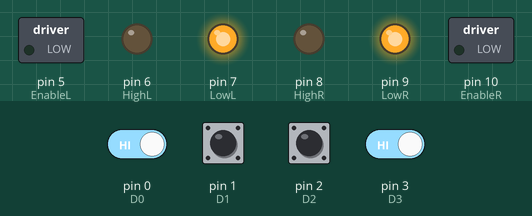
A sketch run on a simulated Arduino Uno, built with avr-gcc and run on an emulated ATmega328P. Shown: switched loads named in the sketch (green lamp = pin HIGH), output pins drawn as LEDs (lit = HIGH). The inputs (shaded band) are chosen by the test bench; at power-on: pin 0 (D0), pin 1 (D1), pin 2 (D2), pin 3 (D3) HIGH.

Above: at 1.2 s.
1.3 s: pin 0 (D0) driven LOW and pin 3 (D3) driven LOW
At 1.6 s:
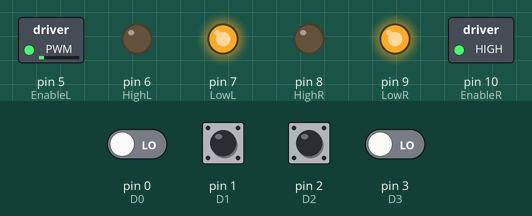
2.8 s: pin 1 (D1) pulled LOW for 0.15 s
At 2.87 s:
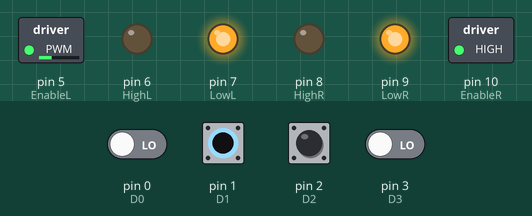
4.4 s: pin 2 (D2) pulled LOW for 0.15 s
At 4.47 s:
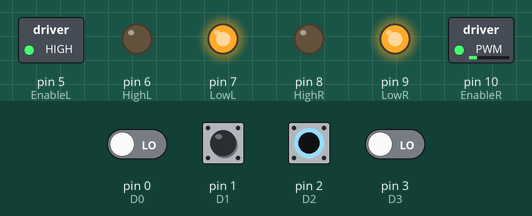
6.0 s: pin 1 (D1) pulled LOW for 1 s
At 8.2 s:
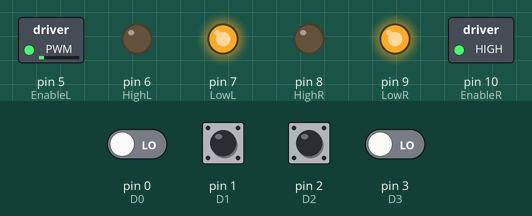
8.5 s: pin 0 (D0) driven HIGH
At 9.5 s:
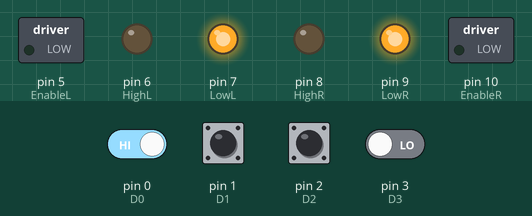
10.0 s: pin 0 (D0) driven LOW
At 10.6 s:
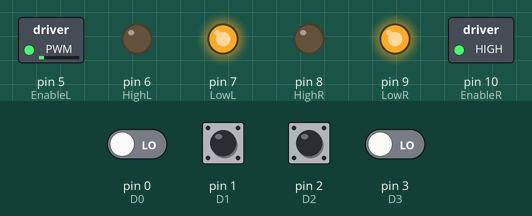
Timing chart, 0 to 12.5 s (numbered marks = the images above; inputs shaded):
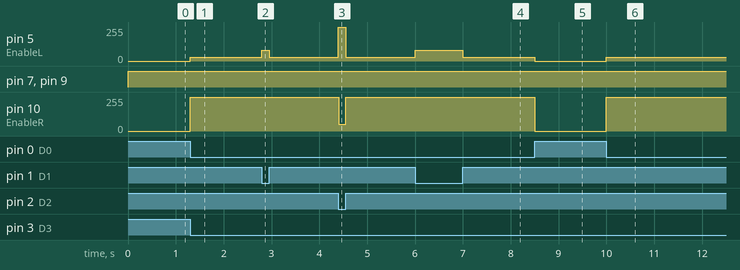

The sketch:

final.ino
```cpp
const int EnableL = 5;
const int HighL = 6;       // LEFT SIDE MOTOR
const int LowL =7;

const int EnableR = 10;
const int HighR = 8;       //RIGHT SIDE MOTOR
const int LowR =9;

const int D0 = 0;       //Raspberry pin 21    LSB
const int D1 = 1;       //Raspberry pin 22
const int D2 = 2;       //Raspberry pin 23
const int D3 = 3;       //Raspberry pin 24    MSB

int a,b,c,d,data;


void setup() {

pinMode(EnableL, OUTPUT);
pinMode(HighL, OUTPUT);
pinMode(LowL, OUTPUT);


pinMode(EnableR, OUTPUT);
pinMode(HighR, OUTPUT);
pinMode(LowR, OUTPUT);

pinMode(D0, INPUT_PULLUP);
pinMode(D1, INPUT_PULLUP);
pinMode(D2, INPUT_PULLUP);
pinMode(D3, INPUT_PULLUP);


}

void Data()
{
   a = digitalRead(D0);
   b = digitalRead(D1);
   c = digitalRead(D2);
   d = digitalRead(D3);

   data = 8*d+4*c+2*b+a;
}

void Forward()
{
  digitalWrite(HighL, LOW);
  digitalWrite(LowL, HIGH);
  analogWrite(EnableL,155);

  digitalWrite(HighR, LOW);
  digitalWrite(LowR, HIGH);
  analogWrite(EnableR,155);

}


void Backward()
{
  digitalWrite(HighL, HIGH);
  digitalWrite(LowL, LOW);
  analogWrite(EnableL,155);

  digitalWrite(HighR, HIGH);
  digitalWrite(LowR, LOW);
  analogWrite(EnableR,155);

}

void Stop()
{
  digitalWrite(HighL, LOW);
  digitalWrite(LowL, HIGH);
  analogWrite(EnableL,0);

  digitalWrite(HighR, LOW);
  digitalWrite(LowR, HIGH);
  analogWrite(EnableR,0);

}

void Left1()
{
  digitalWrite(HighL, LOW);
  digitalWrite(LowL, HIGH);
  analogWrite(EnableL,80);

  digitalWrite(HighR, LOW);
  digitalWrite(LowR, HIGH);
  analogWrite(EnableR,255);

}

void Left2()
{
  digitalWrite(HighL, LOW);
  digitalWrite(LowL, HIGH);
  analogWrite(EnableL,50);

  digitalWrite(HighR, LOW);
  digitalWrite(LowR, HIGH);
  analogWrite(EnableR,255);

}


void Left3()
{
  digitalWrite(HighL, LOW);
  digitalWrite(LowL, HIGH);
  analogWrite(EnableL,30);

  digitalWrite(HighR, LOW);
  digitalWrite(LowR, HIGH);
  analogWrite(EnableR,255);

}

void Right1()
{
  digitalWrite(HighL, LOW);
  digitalWrite(LowL, HIGH);
  analogWrite(EnableL,255);

  digitalWrite(HighR, LOW);
  digitalWrite(LowR, HIGH);
  analogWrite(EnableR,80);

}
void Right2()
{
  digitalWrite(HighL, LOW);
  digitalWrite(LowL, HIGH);
  analogWrite(EnableL,255);

  digitalWrite(HighR, LOW);
  digitalWrite(LowR, HIGH);
  analogWrite(EnableR,50);

}

void Right3()
{
  digitalWrite(HighL, LOW);
  digitalWrite(LowL, HIGH);
  analogWrite(EnableL,255);

  digitalWrite(HighR, LOW);
  digitalWrite(LowR, HIGH);
  analogWrite(EnableR,30);

}


void loop()
{
  Data();
  if(data==0)
   {
     Forward();
   }

  else if(data==1)
   {
     Right1();
   }

  else if(data==2)
   {
     Right2();
   }

  else if(data==3)
   {
     Right3();
   }

  else if(data==4)
   {
     Left1();
   }

  else if(data==5)
   {
     Left2();
   }

  else if(data==6)
   {
     Left3();
   }

  else if (data>6)
   {
     Stop();
   }


}
```

Measured:
- after the input at 1.3 s, pin 5 (EnableL): 0/255 → 30/255 at once; pin 10 (EnableR): 0/255 → 255/255 at once
- after the input at 2.8 s, pin 5 (EnableL): 30/255 → 80/255 at once, → 30/255 0.15 s later
- after the input at 4.4 s, pin 5 (EnableL): 30/255 → 255/255 at once, → 30/255 0.15 s later; pin 10 (EnableR): 255/255 → 50/255 at once, → 255/255 0.15 s later
- after the input at 6.0 s, pin 5 (EnableL): 30/255 → 80/255 at once, → 30/255 1.0 s later
- after the input at 8.5 s, pin 5 (EnableL): 30/255 → 0/255 at once; pin 10 (EnableR): 255/255 → 0/255 at once
- after the input at 10.0 s, pin 5 (EnableL): 0/255 → 30/255 at once; pin 10 (EnableR): 0/255 → 255/255 at once
